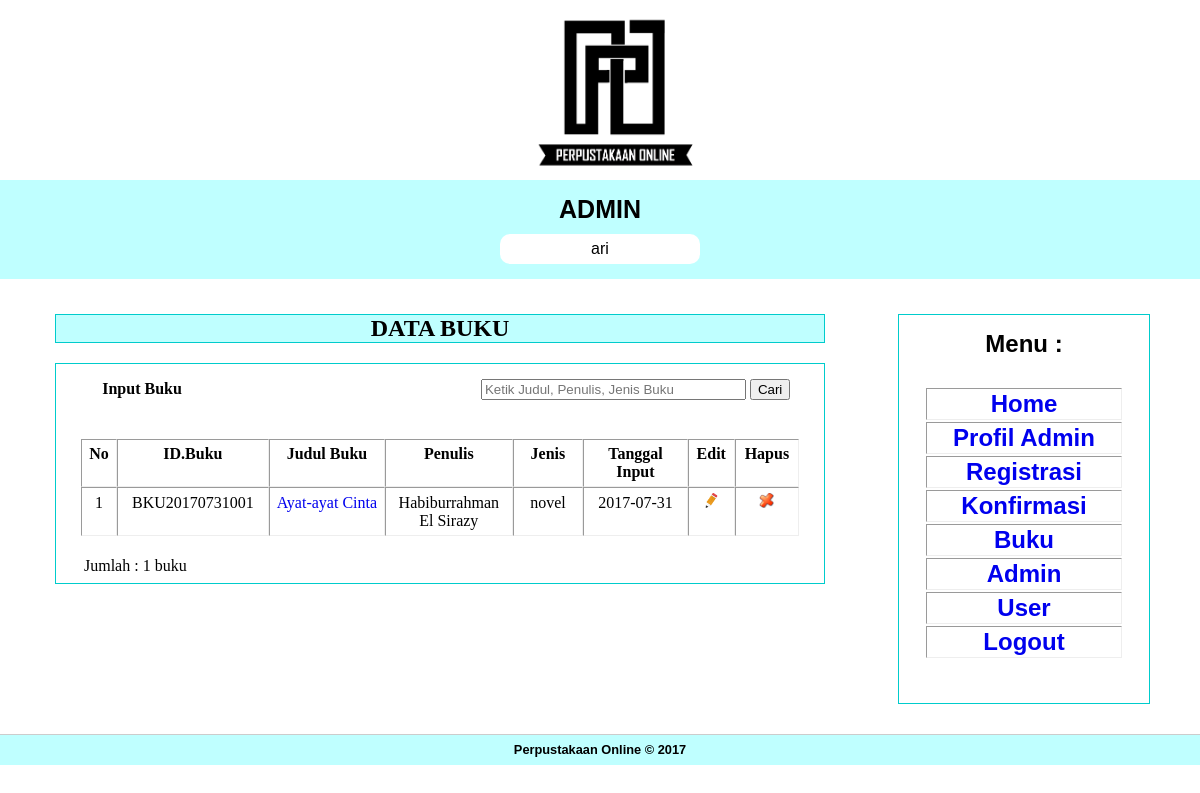
Screenshot of /admin/index.php?page=buku_data (signed in) with the database file from the repository.
### tables this page shows
CREATE TABLE IF NOT EXISTS `tb_buku` (
  `id_buku` varchar(14) NOT NULL,
  `tgl_upload` date NOT NULL,
  `judul_buku` varchar(50) NOT NULL,
  `tipe_file` varchar(10) NOT NULL,
  `ukuran_file` varchar(20) NOT NULL,
  `file` varchar(60) NOT NULL,
  `penulis` varchar(50) NOT NULL,
  `jenis` enum('novel','komik','biografi','ensiklopedi','panduan') NOT NULL,
  PRIMARY KEY (`id_buku`)
);

### admin/buku_data.php (the view, shortened to what this page needs)
<link rel="stylesheet" type="text/css" href="../artikelcss.css">
<div id="judul">DATA BUKU</div>
<div id="tabel">
<div align="left">
  <table width="100%" height="auto" align="center" cellspacing="0" cellpadding="5" border="0">
    <thead align="center">
      <tr>
        <td width="17%"><strong><a style="text-decoration: none; color: #000;" href="?page=buku_input"  >Input Buku</a></strong></td>
        <td width="38%"><strong><a style="text-decoration: none; color: #000;" href="?page=buku_input"  ></a></strong></td>
        <td width="45%" height="47">
        <form action="?page=buku_cari" method="post">
          <div align="left"><strong><a style="text-decoration: none; color: #000;" href="?page=buku_input"  ></a></strong>
            <input type="text" name="cari" size="30" placeholder="Ketik Judul, Penulis, Jenis Buku"required>
            <input type="submit" name="button" id="submit" value="Cari" />
          </div>
        </form></td>
        </tr>
      </thead>
  </table>
</div>
<p>&nbsp;</p>
<table width="100%" height="auto" align="center" cellspacing="0" cellpadding="5" border="1">
  <thead align="center">
    <tr>
      <td width="10" height="47"><strong>No</strong></td>
      <td width="90"><strong>ID.Buku</strong></td>
      <td width="90"><strong>Judul Buku</strong></td>
      <td width="90"><strong>Penulis</strong></td>
      <td width="50"><strong>Jenis</strong></td>
      <td width="80"><strong>Tanggal Input</strong></td>
      <td width="10"><strong>Edit</strong></td>
      <td width="10"><strong>Hapus</strong></td>
    </tr>
  </thead>
  <?php
	$query = "SELECT * FROM tb_buku ORDER by id_buku DESC";
	$sql = mysql_query($query);
	$total = mysql_num_rows($sql);
	$no = 1;
	while ($data=mysql_fetch_array($sql)) { ?>
  <tbody align="center">
    <tr>
		<td height="36"><?php echo $no; ?></td>
		<td><?php echo $data['id_buku']; ?></td>
   	            <td><div align="center"><a style="text-decoration: none;" href="<?php echo $data['file']; ?>"<?php echo $data['id_buku']; ?>" target="new"><?php echo $data['judul_buku']; ?></a></div></td>
		<td><?php echo $data['penulis']; ?></td>
		<td><?php echo $data['jenis']; ?></td>
		<td><?php echo $data['tgl_upload']; ?></td>		<td><a href="?page=buku_edit&id_buku=<?php echo $data['id_buku']; ?>"><img src="../images/edit.png"/ width="15px" height="15px"></a></td>
		<td><a href="?page=buku_hapus&id_buku=<?php echo $data['id_buku']; ?>" onclick="return confirm('Anda yakin ingin menghapus Buku <?php echo $data['judul_buku']; ?> ?')"><img src="../images/hapus.png"/ width="15px" height="15px"></a></td>
	</tr>
    <?php $no++; } ?>
  </tbody>
</table>
<p>&nbsp;</p>
<table width="100%" style="border:0px solid #9cc;">
  <tr>
    <td width="50%">Jumlah : <?php echo $total; ?> buku</td>
  </tr>
</table>
</div>
<p>&nbsp;</p>
<p>&nbsp;</p>

### artikelcss.css (style rules this page uses)
#tabel { height: auto; width: auto; border: 1px solid #0CC; padding: 10px 25px 5px; text-align: left; }
#judul { border: 1px solid #0cc; text-align: center; font-weight: bold; font-size: 24px; margin-bottom: 20px; background-color: #BFFFFF; }

### rows the page displays
tb_buku: id_buku "BKU20170731001", judul_buku "Ayat-ayat Cinta", penulis "Habiburrahman El Sirazy", jenis "novel", tgl_upload "2017-07-31"

### other values shown
$_SESSION['username'] "ari"
$total "1"
